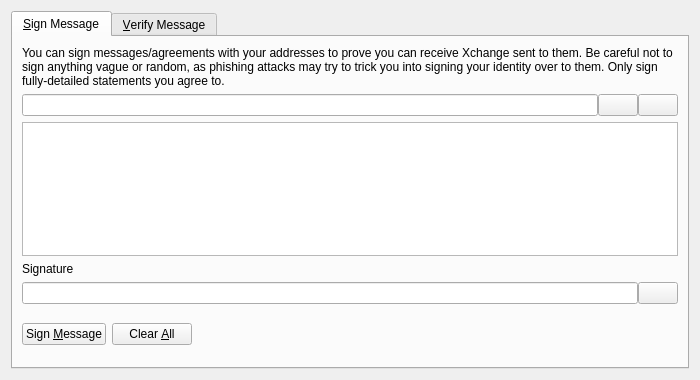
<?xml version="1.0" encoding="UTF-8"?>
<ui version="4.0">
 <class>SignVerifyMessageDialog</class>
 <widget class="QDialog" name="SignVerifyMessageDialog">
  <property name="geometry">
   <rect>
    <x>0</x>
    <y>0</y>
    <width>700</width>
    <height>380</height>
   </rect>
  </property>
  <property name="windowTitle">
   <string>Signatures - Sign / Verify a Message</string>
  </property>
  <property name="modal">
   <bool>true</bool>
  </property>
  <layout class="QVBoxLayout" name="verticalLayout">
   <item>
    <widget class="QTabWidget" name="tabWidget">
     <property name="currentIndex">
      <number>0</number>
     </property>
     <widget class="QWidget" name="tabSignMessage">
      <attribute name="title">
       <string>&amp;Sign Message</string>
      </attribute>
      <layout class="QVBoxLayout" name="verticalLayout_SM">
       <item>
        <widget class="QLabel" name="infoLabel_SM">
         <property name="text">
          <string>You can sign messages/agreements with your addresses to prove you can receive Xchange sent to them. Be careful not to sign anything vague or random, as phishing attacks may try to trick you into signing your identity over to them. Only sign fully-detailed statements you agree to.</string>
         </property>
         <property name="textFormat">
          <enum>Qt::PlainText</enum>
         </property>
         <property name="wordWrap">
          <bool>true</bool>
         </property>
        </widget>
       </item>
       <item>
        <layout class="QHBoxLayout" name="horizontalLayout_1_SM">
         <property name="spacing">
          <number>0</number>
         </property>
         <item>
          <widget class="QValidatedLineEdit" name="addressIn_SM">
           <property name="toolTip">
            <string>The Xchange address to sign the message with</string>
           </property>
          </widget>
         </item>
         <item>
          <widget class="QPushButton" name="addressBookButton_SM">
           <property name="toolTip">
            <string>Choose previously used address</string>
           </property>
           <property name="text">
            <string/>
           </property>
           <property name="shortcut">
            <string>Alt+A</string>
           </property>
           <property name="autoDefault">
            <bool>false</bool>
           </property>
          </widget>
         </item>
         <item>
          <widget class="QPushButton" name="pasteButton_SM">
           <property name="toolTip">
            <string>Paste address from clipboard</string>
           </property>
           <property name="text">
            <string/>
           </property>
           <property name="shortcut">
            <string>Alt+P</string>
           </property>
           <property name="autoDefault">
            <bool>false</bool>
           </property>
          </widget>
         </item>
        </layout>
       </item>
       <item>
        <widget class="QPlainTextEdit" name="messageIn_SM">
         <property name="toolTip">
          <string>Enter the message you want to sign here</string>
         </property>
        </widget>
       </item>
       <item>
        <widget class="QLabel" name="signatureLabel_SM">
         <property name="text">
          <string>Signature</string>
         </property>
         <property name="textFormat">
          <enum>Qt::PlainText</enum>
         </property>
        </widget>
       </item>
       <item>
        <layout class="QHBoxLayout" name="horizontalLayout_2_SM">
         <property name="spacing">
          <number>0</number>
         </property>
         <item>
          <widget class="QLineEdit" name="signatureOut_SM">
           <property name="font">
            <font>
             <italic>true</italic>
            </font>
           </property>
           <property name="readOnly">
            <bool>true</bool>
           </property>
          </widget>
         </item>
         <item>
          <widget class="QPushButton" name="copySignatureButton_SM">
           <property name="toolTip">
            <string>Copy the current signature to the system clipboard</string>
           </property>
           <property name="text">
            <string/>
           </property>
           <property name="autoDefault">
            <bool>false</bool>
           </property>
          </widget>
         </item>
        </layout>
       </item>
       <item>
        <layout class="QHBoxLayout" name="horizontalLayout_3_SM">
         <item>
          <widget class="QPushButton" name="signMessageButton_SM">
           <property name="toolTip">
            <string>Sign the message to prove you own this Xchange address</string>
           </property>
           <property name="text">
            <string>Sign &amp;Message</string>
           </property>
           <property name="autoDefault">
            <bool>false</bool>
           </property>
          </widget>
         </item>
         <item>
          <widget class="QPushButton" name="clearButton_SM">
           <property name="toolTip">
            <string>Reset all sign message fields</string>
           </property>
           <property name="text">
            <string>Clear &amp;All</string>
           </property>
           <property name="autoDefault">
            <bool>false</bool>
           </property>
          </widget>
         </item>
         <item>
          <spacer name="horizontalSpacer_1_SM">
           <property name="orientation">
            <enum>Qt::Horizontal</enum>
           </property>
           <property name="sizeHint" stdset="0">
            <size>
             <width>40</width>
             <height>48</height>
            </size>
           </property>
          </spacer>
         </item>
         <item>
          <widget class="QLabel" name="statusLabel_SM">
           <property name="font">
            <font>
             <weight>75</weight>
             <bold>true</bold>
            </font>
           </property>
           <property name="text">
            <string/>
           </property>
           <property name="wordWrap">
            <bool>true</bool>
           </property>
          </widget>
         </item>
         <item>
          <spacer name="horizontalSpacer_2_SM">
           <property name="orientation">
            <enum>Qt::Horizontal</enum>
           </property>
           <property name="sizeHint" stdset="0">
            <size>
             <width>40</width>
             <height>48</height>
            </size>
           </property>
          </spacer>
         </item>
        </layout>
       </item>
      </layout>
     </widget>
     <widget class="QWidget" name="tabVerifyMessage">
      <attribute name="title">
       <string>&amp;Verify Message</string>
      </attribute>
      <layout class="QVBoxLayout" name="verticalLayout_VM">
       <item>
        <widget class="QLabel" name="infoLabel_VM">
         <property name="text">
          <string>Enter the receiver's address, message (ensure you copy line breaks, spaces, tabs, etc. exactly) and signature below to verify the message. Be careful not to read more into the signature than what is in the signed message itself, to avoid being tricked by a man-in-the-middle attack. Note that this only proves the signing party receives with the address, it cannot prove sendership of any transaction!</string>
         </property>
         <property name="textFormat">
          <enum>Qt::PlainText</enum>
         </property>
         <property name="alignment">
          <set>Qt::AlignLeading|Qt::AlignLeft|Qt::AlignTop</set>
         </property>
         <property name="wordWrap">
          <bool>true</bool>
         </property>
        </widget>
       </item>
       <item>
        <layout class="QHBoxLayout" name="horizontalLayout_1_VM">
         <property name="spacing">
          <number>0</number>
         </property>
         <item>
          <widget class="QValidatedLineEdit" name="addressIn_VM">
           <property name="toolTip">
            <string>The Xchange address the message was signed with</string>
           </property>
          </widget>
         </item>
         <item>
          <widget class="QPushButton" name="addressBookButton_VM">
           <property name="toolTip">
            <string>Choose previously used address</string>
           </property>
           <property name="text">
            <string/>
           </property>
           <property name="shortcut">
            <string>Alt+A</string>
           </property>
           <property name="autoDefault">
            <bool>false</bool>
           </property>
          </widget>
         </item>
        </layout>
       </item>
       <item>
        <widget class="QPlainTextEdit" name="messageIn_VM"/>
       </item>
       <item>
        <widget class="QValidatedLineEdit" name="signatureIn_VM"/>
       </item>
       <item>
        <layout class="QHBoxLayout" name="horizontalLayout_2_VM">
         <item>
          <widget class="QPushButton" name="verifyMessageButton_VM">
           <property name="toolTip">
            <string>Verify the message to ensure it was signed with the specified Xchange address</string>
           </property>
           <property name="text">
            <string>Verify &amp;Message</string>
           </property>
           <property name="autoDefault">
            <bool>false</bool>
           </property>
          </widget>
         </item>
         <item>
          <widget class="QPushButton" name="clearButton_VM">
           <property name="toolTip">
            <string>Reset all verify message fields</string>
           </property>
           <property name="text">
            <string>Clear &amp;All</string>
           </property>
           <property name="autoDefault">
            <bool>false</bool>
           </property>
          </widget>
         </item>
         <item>
          <spacer name="horizontalSpacer_1_VM">
           <property name="orientation">
            <enum>Qt::Horizontal</enum>
           </property>
           <property name="sizeHint" stdset="0">
            <size>
             <width>40</width>
             <height>48</height>
            </size>
           </property>
          </spacer>
         </item>
         <item>
          <widget class="QLabel" name="statusLabel_VM">
           <property name="font">
            <font>
             <weight>75</weight>
             <bold>true</bold>
            </font>
           </property>
           <property name="text">
            <string/>
           </property>
           <property name="wordWrap">
            <bool>true</bool>
           </property>
          </widget>
         </item>
         <item>
          <spacer name="horizontalSpacer_2_VM">
           <property name="orientation">
            <enum>Qt::Horizontal</enum>
           </property>
           <property name="sizeHint" stdset="0">
            <size>
             <width>40</width>
             <height>48</height>
            </size>
           </property>
          </spacer>
         </item>
        </layout>
       </item>
      </layout>
     </widget>
    </widget>
   </item>
  </layout>
 </widget>
 <customwidgets>
  <customwidget>
   <class>QValidatedLineEdit</class>
   <extends>QLineEdit</extends>
   <header>qvalidatedlineedit.h</header>
  </customwidget>
 </customwidgets>
 <resources>
  <include location="../Xchange.qrc"/>
 </resources>
 <connections/>
</ui>
